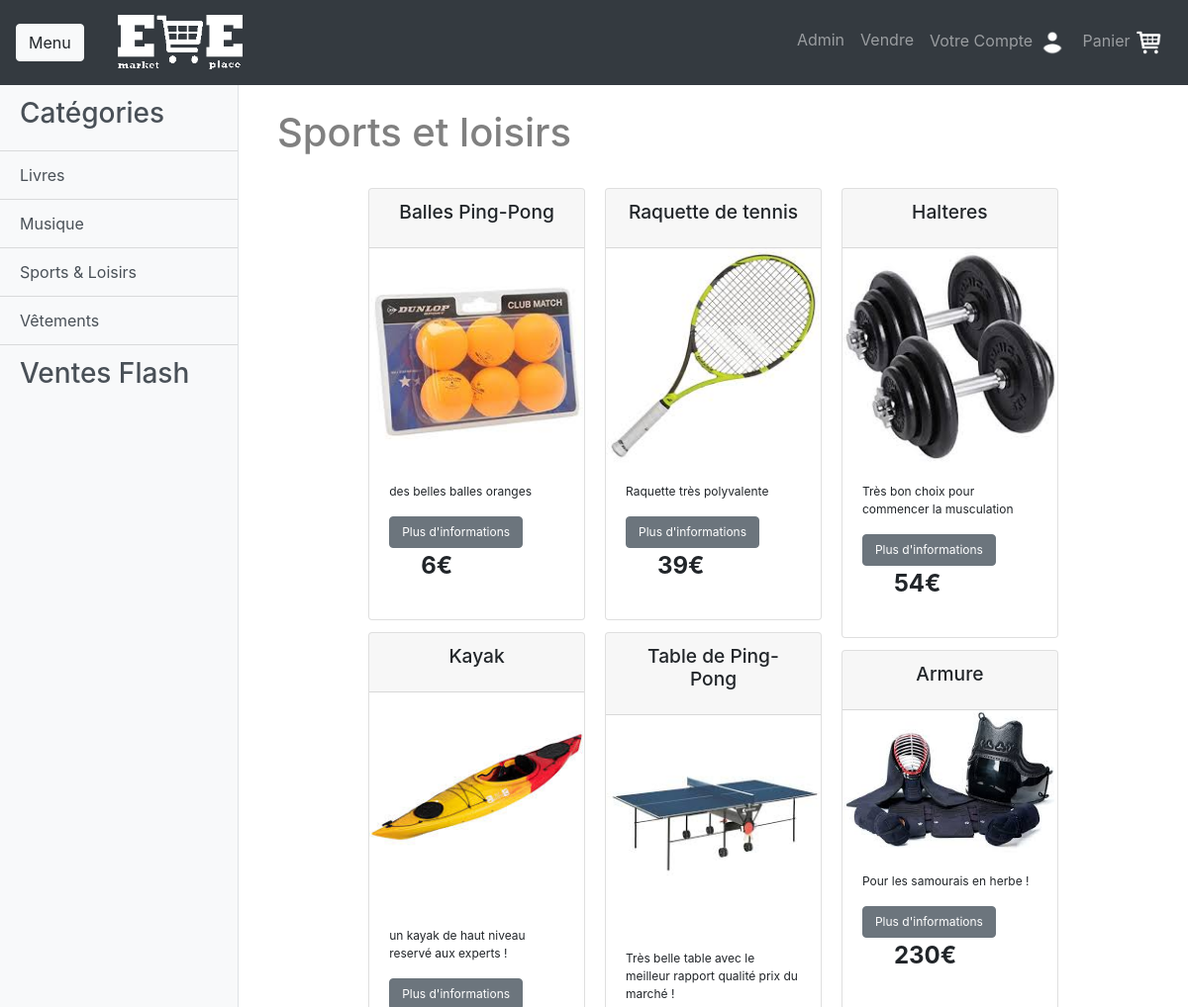
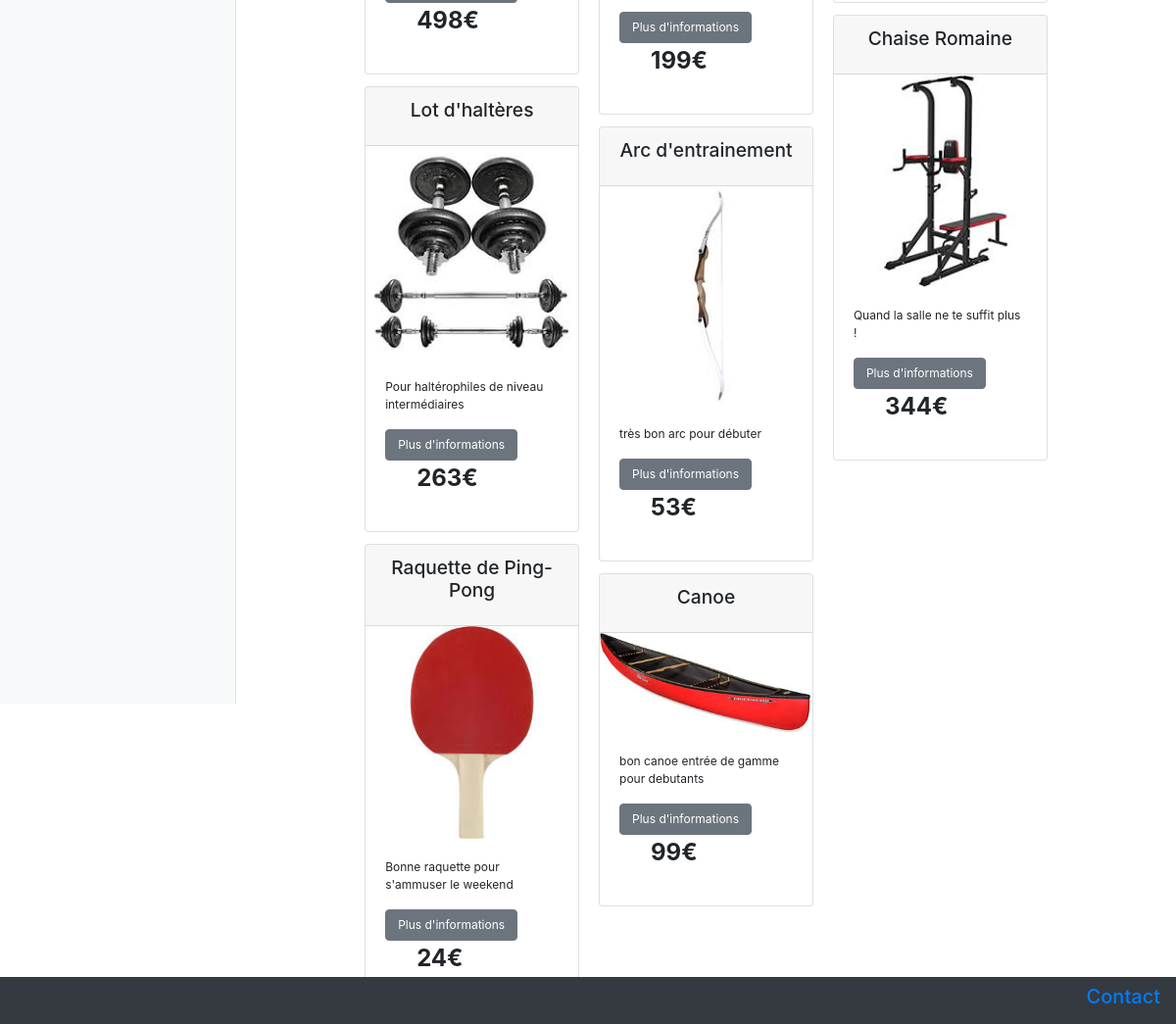
Page /Site/sports.php on the earlier database version (2 pictures, top to bottom).
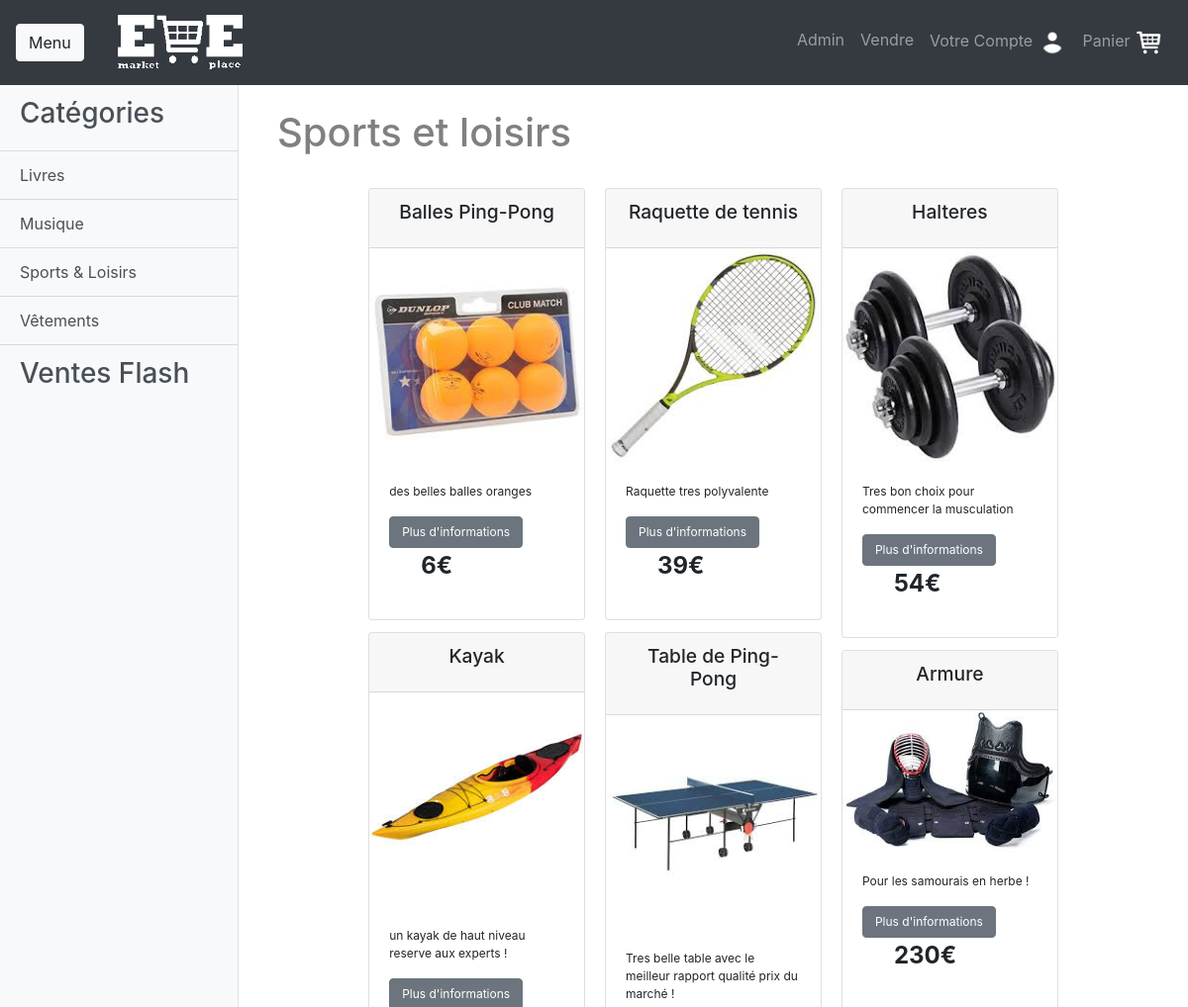
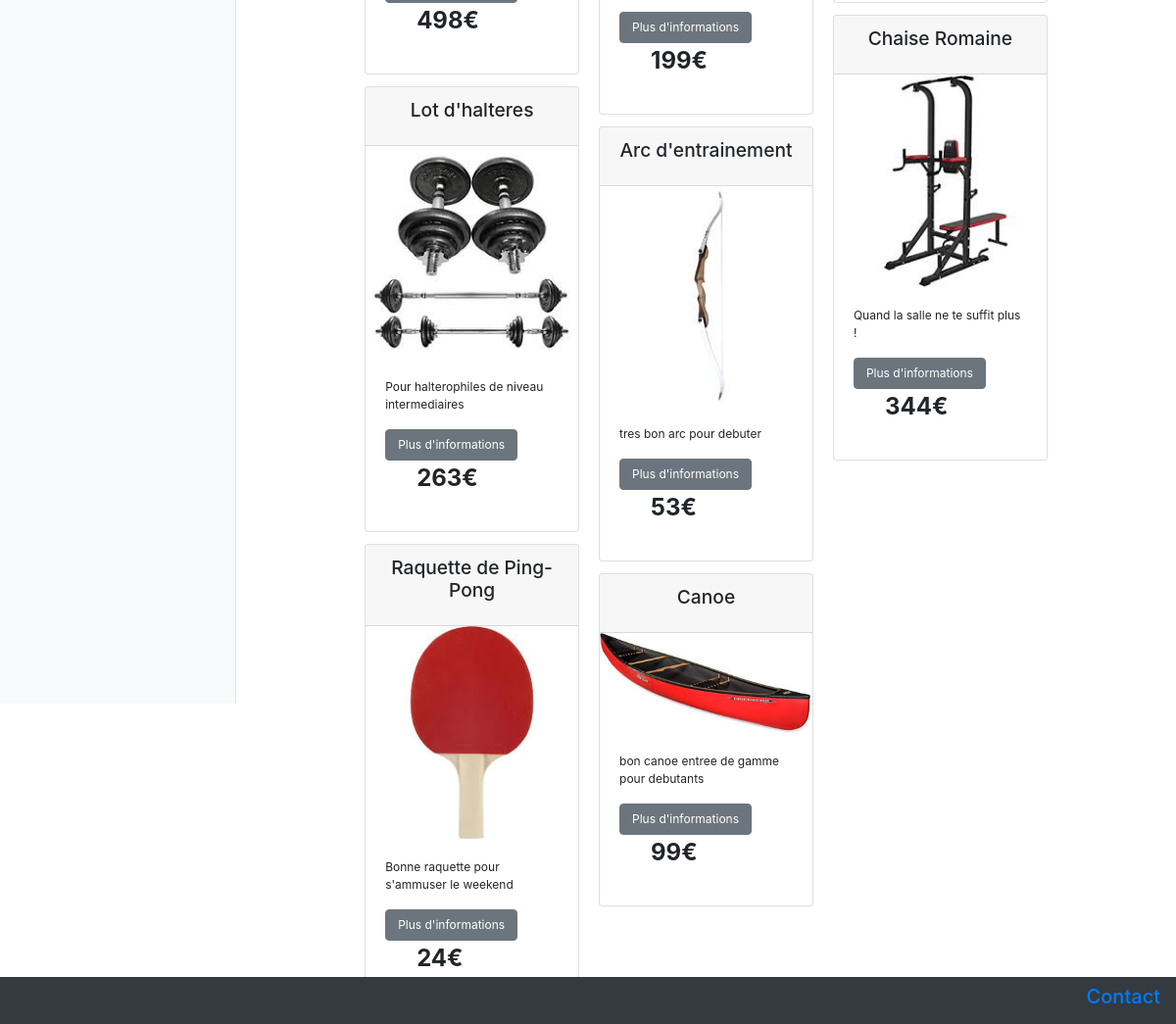
Same page on the later database version (2 pictures, top to bottom).
### tables this page shows
CREATE TABLE IF NOT EXISTS ImgItem
(
	Nom_img VARCHAR(255) PRIMARY KEY NOT NULL,
	Id_item INT,
	Is_main BOOLEAN,
	FOREIGN KEY (Id_item) REFERENCES Item(Id_item)
);

CREATE TABLE IF NOT EXISTS Item
(
	Id_item INT PRIMARY KEY NOT NULL AUTO_INCREMENT,
	Nom VARCHAR(255),
	Description VARCHAR(255),
	Video VARCHAR(255),
	Categorie ENUM('Livres','Musique','Vetements','Sports'),
	Prix INT,
	Genre BOOLEAN,
	Taille BOOLEAN,
	Pointure BOOLEAN,
	Couleur BOOLEAN,
	Quantite INT,
	Vendu INT
);

### Site/sports.php (the view, shortened to what this page needs)
<html>
	<head>
		<link href="styleHome.css" rel="stylesheet" type="text/css"/>
		<link rel="stylesheet" href="https://stackpath.bootstrapcdn.com/bootstrap/4.3.1/css/bootstrap.min.css">
	</head>
	<body>
		<nav class="navbar navbar-expand-md navbar-dark bg-dark" id="navigation">
			<button class="btn btn-light" id="toggler">Menu</button>
			<a class="navbar-brand" href="home.php" id="brand">
				<img src="Pictures/Logo.png" width="130px" height="60px">
			</a>
			<div class="collapse navbar-collapse justify-content-end">
				<ul class="navbar-nav">
					<li class="nav-item"><a class="nav-link" href="admin_connexion.php">Admin</a></li>
					<li class="nav-item"><a class="nav-link" href="vendeur_connexion.php">Vendre</a></li>
					<li class="nav-item"><a class="nav-link" href="client_connexion.php">Votre Compte <img src="Pictures/Compte.png" width="30" height="30"></a></li>
					<li class="nav-item"><a class="nav-link" href="panier.php">Panier <img src="Pictures/Panier.png" width="30" height="30"></a></li>
				</ul>
			</div>
		</nav>
		<div class="d-flex" id="wrapper">
			<div class="bg-light border-right" id="sidebar-wrapper">
				<div class="list-group list-group-flush">
					<a href="categories.php" class="list-group-item list-group-item-action bg-light"><h3>Catégories</h3></a>
					<a href="livres.php" class="list-group-item list-group-item-action bg-light">Livres</a>
					<a href="musique.php" class="list-group-item list-group-item-action bg-light">Musique</a>
					<a href="sports.php" class="list-group-item list-group-item-action bg-light">Sports & Loisirs</a>
					<a href="vetements.php" class="list-group-item list-group-item-action bg-light">Vêtements</a>
					<a href="ventes_flash.php" class="list-group-item list-group-item-action bg-light"><h3>Ventes Flash</h3></a>
				</div>
			</div>
			<div id="page-content-wrapper">
				<div class="container-fluid">
					<a href="sports.php" style="text-decoration: none" ><h1>Sports et loisirs</h1></a>
					<div class="card-columns" id="flash" style="width: 75%; margin: auto;">
						<?php
							$database='commerce';
							$db_handle=mysqli_connect('localhost','root','');
							$db_found=mysqli_select_db($db_handle,$database);
							if($db_found){
								$sql = "SELECT item.id_item, item.nom, item.description, item.prix, imgitem.nom_img FROM item INNER JOIN imgitem ON item.Id_item = imgitem.Id_item WHERE imgitem.Is_main = '1' AND Categorie='Sports' ORDER BY item.vendu DESC";
								$req = mysqli_query($db_handle, $sql);
								while($data=mysqli_fetch_assoc($req))
								{
									echo("<div class=\"card\" ><div class=\"card-header\"> <h4 class=\"card-title\" style=\"font-size: 1.2rem; text-align: center\">");
									echo($data['nom']);
									echo("</h4> </div><img class=\"card-img\" src=\"");
									echo($data['nom_img']);
									echo("\" alt=\"Card image\"><div class=\"card-body\" ><p class=\"card-text\" style=\"font-size: 0.75rem\">");
									echo($data['description']);
									echo('</p><a href="item.php?param='.$data['id_item']);
									echo("\" class=\"btn btn-secondary\" style=\"font-size: 0.75rem\">Plus d'informations</a><p style=\"display: inline-block; padding-left: 2rem; font-size: 1.5rem; font-weight: bold;\">");
									echo($data['prix']);
									echo("€</p></div></div>");
								}
							}
						?>
					</div>
				</div>
			</div>
		</div>
		<footer class="navbar navbar-expand-sm bg-dark navbar-dark fixed-bottom" id="footer">
			<div class="collapse navbar-collapse justify-content-end">
				<ul class="navbar-nav">
					<li class="nav-item">
						<a  href="mailto:louis.deveze@edu.ece.fr"><h5>Contact</h5></a>
					</li>
				</ul>
			</div>
		</footer>
	</body>
</html>

### Site/styleHome.css (style rules this page uses)
#wrapper { max-height: 80%; }
h1 { color: gray; padding: 1.5rem; }
#brand { padding-left :2rem; }
#sidebar-wrapper { min-height: 110vh; margin-left: -15rem; -webkit-transition: margin .25s ease-out; -moz-transition: margin .25s ease-out; -o-transition: margin .25s ease-out; transition: margin .25s ease-out; }
#sidebar-wrapper .list-group { width: 15rem; }
#page-content-wrapper { min-width: 100vw; }
@media (min-width: 768px) { #sidebar-wrapper { margin-left: 0; } }
@media (min-width: 768px) { #page-content-wrapper { min-width: 0; width: 100%; } }

Differences in the rows shown:
changed through a linked row, imgitem "Kayak": Id_item.Description "un kayak de haut niveau reservé aux experts !" → "un kayak de haut niveau reserve aux experts !"
changed through a linked row, imgitem: Id_item.Nom "Lot d'haltères" → "Lot d'halteres"; Id_item.Description "Pour haltérophiles de niveau intermédiaires" → "Pour halterophiles de niveau intermediaires"
changed through a linked row, imgitem "Raquette de tennis": Id_item.Description "Raquette très polyvalente" → "Raquette tres polyvalente"
changed through a linked row, imgitem "Table de Ping-Pong": Id_item.Description "Très belle table avec le meilleur rapport qualité prix du marché !" → "Tres belle table avec le meilleur rapport qualité prix du marché !"
changed through a linked row, imgitem "Arc d'entrainement": Id_item.Description "très bon arc pour débuter" → "tres bon arc pour debuter"
changed through a linked row, imgitem "Canoe": Id_item.Description "bon canoe entrée de gamme pour debutants" → "bon canoe entree de gamme pour debutants"
changed through a linked row, imgitem "Halteres": Id_item.Description "Très bon choix pour commencer la musculation" → "Tres bon choix pour commencer la musculation"
